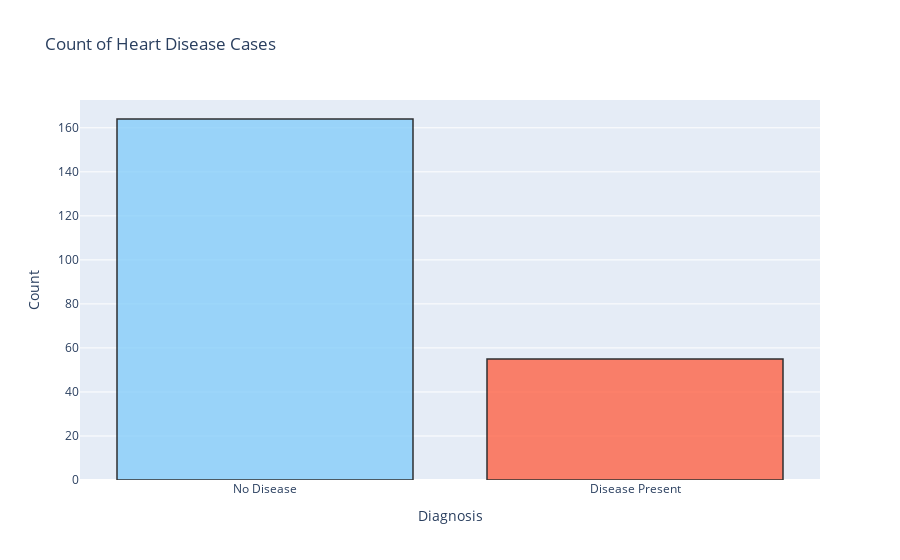
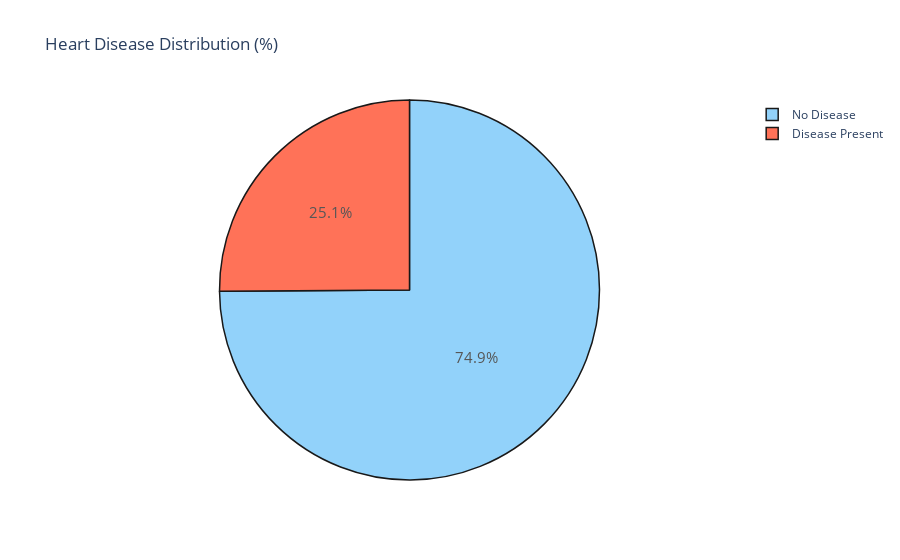

Here is the notebook cell these charts were saved with, in order:
### Markdown cell above
4.1 - Target Variable Distribution

### Code cell
# Split dataset based on target variable
NoDisease = data[data['target'] == 0]
HasDisease = data[data['target'] == 1]

import plotly.graph_objs as go
import plotly.offline as py
py.init_notebook_mode(connected=True)

# ---------- COUNT ----------
trace_count = go.Bar(
    x=['No Disease', 'Disease Present'],
    y=[len(NoDisease), len(HasDisease)],
    orientation='v',
    opacity=0.8,
    marker=dict(color=['lightskyblue', 'tomato'], line=dict(color='#000000', width=1.5))
)

layout_count = dict(title='Count of Heart Disease Cases', xaxis=dict(title='Diagnosis'), yaxis=dict(title='Count'))
fig_count = dict(data=[trace_count], layout=layout_count)
py.iplot(fig_count)

# ---------- PERCENTAGE ----------
trace_pie = go.Pie(
    labels=['No Disease', 'Disease Present'],
    values=data['target'].value_counts(),
    textfont=dict(size=15),
    opacity=0.9,
    marker=dict(colors=['lightskyblue', 'tomato'], line=dict(color='#000000', width=1.5))
)

layout_pie = dict(title='Heart Disease Distribution (%)')
fig_pie = dict(data=[trace_pie], layout=layout_pie)
py.iplot(fig_pie)

### Figure 1 — Plotly figure (JSON) as saved in the notebook; plotly's stock layout.template omitted (floating-point values rounded to 4 significant figures)
{"data": [{"marker": {"color": ["lightskyblue", "tomato"], "line": {"color": "#000000", "width": 1.5}}, "opacity": 0.8, "orientation": "v", "x": ["No Disease", "Disease Present"], "y": [164, 55], "type": "bar"}], "layout": {"title": {"text": "Count of Heart Disease Cases"}, "xaxis": {"title": {"text": "Diagnosis"}}, "yaxis": {"title": {"text": "Count"}}}}

### Figure 2 — Plotly figure (JSON) as saved in the notebook; plotly's stock layout.template omitted (floating-point values rounded to 4 significant figures)
{"data": [{"labels": ["No Disease", "Disease Present"], "marker": {"colors": ["lightskyblue", "tomato"], "line": {"color": "#000000", "width": 1.5}}, "opacity": 0.9, "textfont": {"size": 15}, "values": [164, 55, 36, 35, 13], "type": "pie"}], "layout": {"title": {"text": "Heart Disease Distribution (%)"}}}
